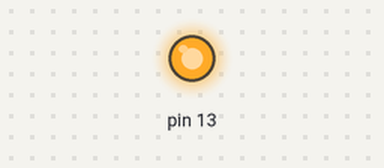
The sketch below on a simulated Arduino Uno, built with avr-gcc and run on an emulated ATmega328P. Parts: output pins drawn as LEDs (lit = HIGH).

Above: at 0.2 s.
At 35.2 s:
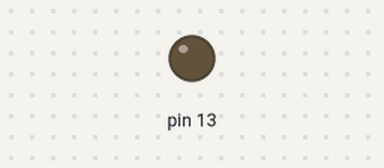
Timing chart, 0 to 36.4 s (numbered marks = the images above):
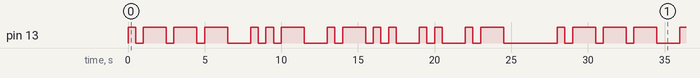

Measured:
- by itself, pin 13: moves between LOW and HIGH, repeating every 28.0 s
- by itself, everything shown: repeats every 28.0 s, in 30 steps

The sketch:

functional_programing_1.ino
```cpp
int dotDuration = 500;

void setup() {
  // put your setup code here, to run once:
  pinMode (13,OUTPUT);
}

void loop() {
  // put your main code here, to run repeatedly:
//J
morseDot();
morseDash();
morseDash();
morseDash();
delay(dotDuration*2);

//U
morseDot();
morseDot();
morseDash();
delay(dotDuration*2);

//L
morseDot();
morseDash();
morseDot();
morseDot();
delay(dotDuration*2);

//I
morseDot();
morseDot();
delay(dotDuration*2);

//A
morseDot();
morseDash();
delay(dotDuration*6);
}

void morseDot() {
digitalWrite (13,1);
delay(dotDuration);
digitalWrite (13,0);
delay(dotDuration);
}

void morseDash() {
digitalWrite (13,1);
delay(dotDuration*3);
digitalWrite (13,0);
delay(dotDuration);
}
```
